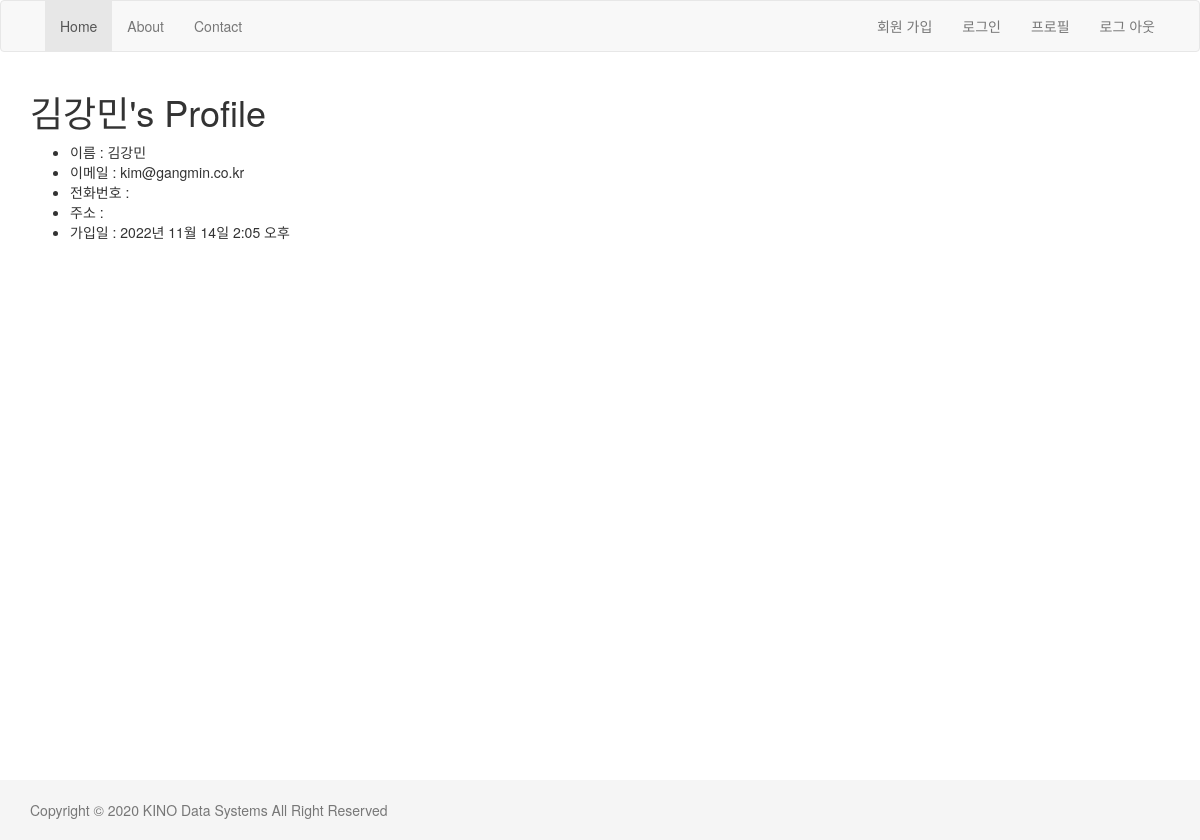
The page /account/profile/ on the database its author committed.
### account/models.py (models this page shows, shortened)
class User(models.Model):
    username = models.CharField('계정',
                                max_length=150,
                                unique=True,
                                help_text='필수. 150자 이하. 문자, 숫자 및 @ /. / + /-/ _ 만 사용',
                                error_messages={
                                    'unique': "존재하는 계정입니다",
                                },
                                )
    password = models.CharField('비밀번호', max_length=128)
    name = models.CharField('이름', max_length=150, blank=True)
    email = models.EmailField('이메일', blank=True)
    is_active = models.BooleanField(default=True, help_text='계정을 삭제하는 대신 선택을 해제함')
    date_joined = models.DateTimeField('가입일자', auto_now_add=True)

### account/views.py (the view)
# urls.py: path('profile/', views.profile, name='profile'),
def profile(request):
    user = User.objects.get(id=1)
    return render(request, 'account/profile.html', {'user': user})

### account/templates/account/profile.html (shortened to what this page needs)
{% extends "layout.html" %}
{% block content %}
    <h1> {{user.name}}'s Profile </h1>
    <ul>
        <li> 이름 : {{user.name}}</li>
        <li> 이메일 : {{user.email}}</li>
        <li> 전화번호 : {{user.profile.phone_number}}</li>
        <li> 주소 : {{user.profile.address}}</li>
        <li> 가입일 : {{user.date_joined}}</li>
    </ul>
{% endblock %}

### templates/layout.html (style rules this page uses)
html { position: relative; min-height: 100% }
body { margin-bottom: 60px }

### rows shown on the page
User: name "김강민", email "kim@gangmin.co.kr", date_joined "2022년 11월 14일 2:05 오후"
